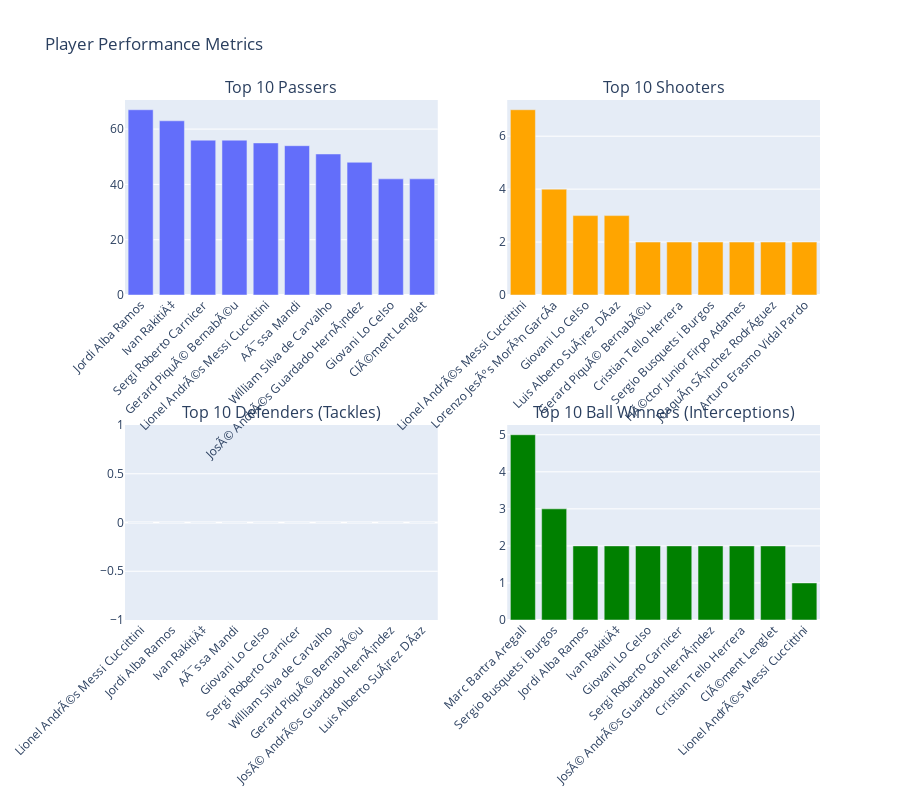

Source (notebook cell):
### Code cell
# Player Performance Visualization
fig = make_subplots(
    rows=2, cols=2,
    subplot_titles=("Top 10 Passers", "Top 10 Shooters", "Top 10 Defenders (Tackles)", "Top 10 Ball Winners (Interceptions)"),
    specs=[[{"type": "bar"}, {"type": "bar"}], [{"type": "bar"}, {"type": "bar"}]]
)

# Top passers
top_10_passers = player_stats_df.nlargest(10, 'Passes')
fig.add_trace(go.Bar(x=top_10_passers['Player'], y=top_10_passers['Passes'], name='Passes'), row=1, col=1)

# Top shooters
top_10_shooters = player_stats_df.nlargest(10, 'Shots')
fig.add_trace(go.Bar(x=top_10_shooters['Player'], y=top_10_shooters['Shots'], name='Shots', marker_color='orange'), row=1, col=2)

# Top defenders
top_10_tacklers = player_stats_df.nlargest(10, 'Tackles')
fig.add_trace(go.Bar(x=top_10_tacklers['Player'], y=top_10_tacklers['Tackles'], name='Tackles', marker_color='red'), row=2, col=1)

# Top interceptions
top_10_intercept = player_stats_df.nlargest(10, 'Interceptions')
fig.add_trace(go.Bar(x=top_10_intercept['Player'], y=top_10_intercept['Interceptions'], name='Interceptions', marker_color='green'), row=2, col=2)

fig.update_xaxes(tickangle=-45)
fig.update_layout(height=800, title_text="Player Performance Metrics", showlegend=False)
fig.show()

print("✓ Player performance visualization completed")

### Figure 1 — Plotly figure (JSON) as saved in the notebook; plotly's stock layout.template omitted (floating-point values rounded to 4 significant figures)
{"data": [{"name": "Passes", "type": "bar", "x": ["Jordi Alba Ramos", "Ivan RakitiÄ‡", "Sergi Roberto Carnicer", "Gerard PiquÃ© BernabÃ©u", "Lionel AndrÃ©s Messi Cuccittini", "AÃ¯ssa Mandi", "William Silva de Carvalho", "JosÃ© AndrÃ©s Guardado HernÃ¡ndez", "Giovani Lo Celso", "ClÃ©ment Lenglet"], "xaxis": "x", "y": [67, 63, 56, 56, 55, 54, 51, 48, 42, 42], "yaxis": "y"}, {"marker": {"color": "orange"}, "name": "Shots", "type": "bar", "x": ["Lionel AndrÃ©s Messi Cuccittini", "Lorenzo JesÃºs MorÃ³n GarcÃa", "Giovani Lo Celso", "Luis Alberto SuÃ¡rez DÃaz", "Gerard PiquÃ© BernabÃ©u", "Cristian Tello Herrera", "Sergio Busquets i Burgos", "HÃ©ctor Junior Firpo Adames", "JoaquÃn SÃ¡nchez RodrÃguez", "Arturo Erasmo Vidal Pardo"], "xaxis": "x2", "y": [7, 4, 3, 3, 2, 2, 2, 2, 2, 2], "yaxis": "y2"}, {"marker": {"color": "red"}, "name": "Tackles", "type": "bar", "x": ["Lionel AndrÃ©s Messi Cuccittini", "Jordi Alba Ramos", "Ivan RakitiÄ‡", "AÃ¯ssa Mandi", "Giovani Lo Celso", "Sergi Roberto Carnicer", "William Silva de Carvalho", "Gerard PiquÃ© BernabÃ©u", "JosÃ© AndrÃ©s Guardado HernÃ¡ndez", "Luis Alberto SuÃ¡rez DÃaz"], "xaxis": "x3", "y": [0, 0, 0, 0, 0, 0, 0, 0, 0, 0], "yaxis": "y3"}, {"marker": {"color": "green"}, "name": "Interceptions", "type": "bar", "x": ["Marc Bartra Aregall", "Sergio Busquets i Burgos", "Jordi Alba Ramos", "Ivan RakitiÄ‡", "Giovani Lo Celso", "Sergi Roberto Carnicer", "JosÃ© AndrÃ©s Guardado HernÃ¡ndez", "Cristian Tello Herrera", "ClÃ©ment Lenglet", "Lionel AndrÃ©s Messi Cuccittini"], "xaxis": "x4", "y": [5, 3, 2, 2, 2, 2, 2, 2, 2, 1], "yaxis": "y4"}], "layout": {"annotations": [{"font": {"size": 16}, "showarrow": false, "text": "Top 10 Passers", "x": 0.225, "xanchor": "center", "xref": "paper", "y": 1, "yanchor": "bottom", "yref": "paper"}, {"font": {"size": 16}, "showarrow": false, "text": "Top 10 Shooters", "x": 0.775, "xanchor": "center", "xref": "paper", "y": 1, "yanchor": "bottom", "yref": "paper"}, {"font": {"size": 16}, "showarrow": false, "text": "Top 10 Defenders (Tackles)", "x": 0.225, "xanchor": "center", "xref": "paper", "y": 0.375, "yanchor": "bottom", "yref": "paper"}, {"font": {"size": 16}, "showarrow": false, "text": "Top 10 Ball Winners (Interceptions)", "x": 0.775, "xanchor": "center", "xref": "paper", "y": 0.375, "yanchor": "bottom", "yref": "paper"}], "height": 800, "showlegend": false, "title": {"text": "Player Performance Metrics"}, "xaxis": {"anchor": "y", "domain": [0, 0.45], "tickangle": -45}, "xaxis2": {"anchor": "y2", "domain": [0.55, 1], "tickangle": -45}, "xaxis3": {"anchor": "y3", "domain": [0, 0.45], "tickangle": -45}, "xaxis4": {"anchor": "y4", "domain": [0.55, 1], "tickangle": -45}, "yaxis": {"anchor": "x", "domain": [0.625, 1]}, "yaxis2": {"anchor": "x2", "domain": [0.625, 1]}, "yaxis3": {"anchor": "x3", "domain": [0, 0.375]}, "yaxis4": {"anchor": "x4", "domain": [0, 0.375]}}}
